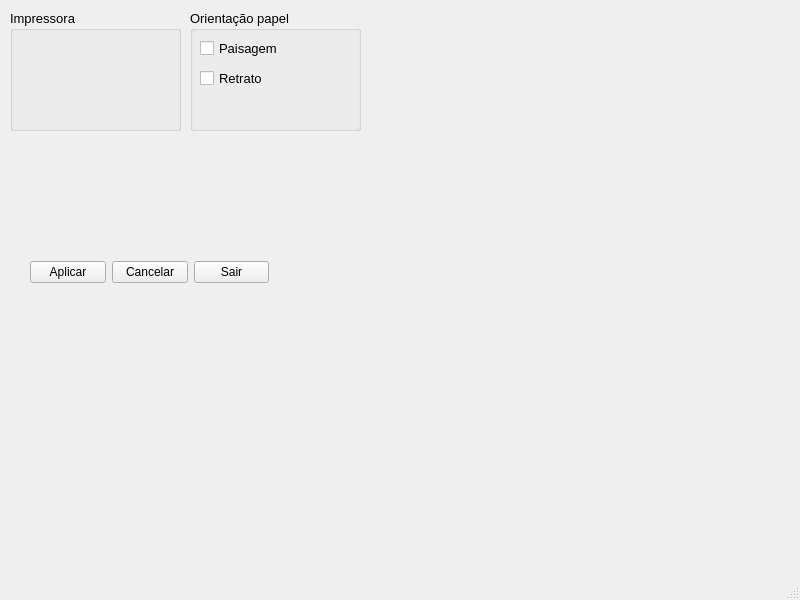
<?xml version="1.0" encoding="UTF-8"?>
<ui version="4.0">
 <class>opcoes</class>
 <widget class="QMainWindow" name="opcoes">
  <property name="geometry">
   <rect>
    <x>0</x>
    <y>0</y>
    <width>800</width>
    <height>600</height>
   </rect>
  </property>
  <property name="windowTitle">
   <string>MainWindow</string>
  </property>
  <widget class="QWidget" name="centralwidget">
   <widget class="QGroupBox" name="groupBox">
    <property name="geometry">
     <rect>
      <x>10</x>
      <y>10</y>
      <width>171</width>
      <height>121</height>
     </rect>
    </property>
    <property name="font">
     <font>
      <pointsize>10</pointsize>
     </font>
    </property>
    <property name="title">
     <string>Impressora</string>
    </property>
   </widget>
   <widget class="QGroupBox" name="groupBox_2">
    <property name="geometry">
     <rect>
      <x>190</x>
      <y>10</y>
      <width>171</width>
      <height>121</height>
     </rect>
    </property>
    <property name="font">
     <font>
      <pointsize>10</pointsize>
     </font>
    </property>
    <property name="title">
     <string>Orientação papel</string>
    </property>
    <widget class="QCheckBox" name="checkBox">
     <property name="geometry">
      <rect>
       <x>10</x>
       <y>30</y>
       <width>81</width>
       <height>17</height>
      </rect>
     </property>
     <property name="text">
      <string>Paisagem</string>
     </property>
    </widget>
    <widget class="QCheckBox" name="checkBox_2">
     <property name="geometry">
      <rect>
       <x>10</x>
       <y>60</y>
       <width>70</width>
       <height>17</height>
      </rect>
     </property>
     <property name="text">
      <string>Retrato</string>
     </property>
    </widget>
   </widget>
   <widget class="QWidget" name="">
    <property name="geometry">
     <rect>
      <x>30</x>
      <y>260</y>
      <width>239</width>
      <height>25</height>
     </rect>
    </property>
    <layout class="QHBoxLayout" name="horizontalLayout">
     <item>
      <widget class="QPushButton" name="pushButton">
       <property name="text">
        <string>Aplicar</string>
       </property>
      </widget>
     </item>
     <item>
      <widget class="QPushButton" name="pushButton_2">
       <property name="text">
        <string>Cancelar</string>
       </property>
      </widget>
     </item>
     <item>
      <widget class="QPushButton" name="pushButton_3">
       <property name="text">
        <string>Sair</string>
       </property>
      </widget>
     </item>
    </layout>
   </widget>
  </widget>
  <widget class="QMenuBar" name="menubar">
   <property name="geometry">
    <rect>
     <x>0</x>
     <y>0</y>
     <width>800</width>
     <height>21</height>
    </rect>
   </property>
  </widget>
  <widget class="QStatusBar" name="statusbar"/>
 </widget>
 <resources/>
 <connections/>
</ui>
